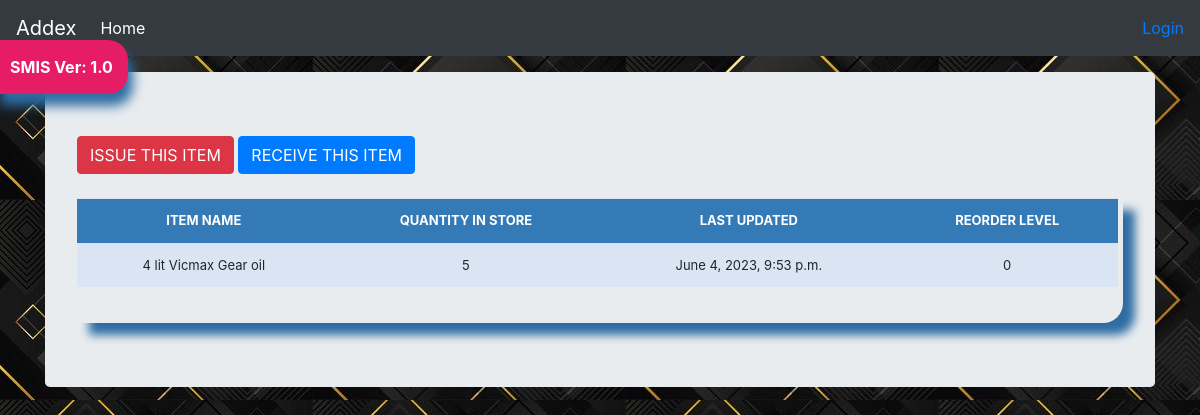
The app's page /stock_detail/15/ with its own data.
### Addex/models.py (models this page shows, shortened)
class Stock(models.Model):
	category = models.ForeignKey(Category, on_delete=models.CASCADE, blank=True)
	item_name = models.CharField(max_length=50, blank=True, null=True)
	quantity = models.IntegerField(default='0', blank=False, null=True)
	receive_quantity = models.IntegerField(default='0', blank=True, null=True)
	receive_by = models.CharField(max_length=50, blank=True, null=True)
	issue_quantity = models.IntegerField(default='0', blank=True, null=True)
	issue_by = models.CharField(max_length=50, blank=True, null=True)
	issue_to = models.CharField(max_length=50, blank=True, null=True)
	phone_number = models.CharField(max_length=50, blank=True, null=True)
	created_by = models.CharField(max_length=50, blank=True, null=True)
	reorder_level = models.IntegerField(default='0', blank=True, null=True)
	last_updated = models.DateTimeField(auto_now_add=False, auto_now=True)
	timestamp = models.DateTimeField(auto_now_add=True, auto_now=False)

### Addex/views.py (the view)
# urls.py: path('stock_detail/<str:pk>/', views.stock_detail, name="stock_detail"),
def stock_detail(request, pk):
	queryset = Stock.objects.get(id=pk)
	context = {
		"queryset": queryset,
	}
	return render(request, "stock_detail.html", context)

### Addex/templates/stock_detail.html (shortened to what this page needs)
{% load static %}
{% load crispy_forms_tags %}
<!DOCTYPE html>
<html lang="en">
  <head>
<link href="{% static 'css/stylesheet.css' %}" rel="stylesheet">
<link href="{% static 'css/bootstrap.min.css' %}" rel="stylesheet">
    <link href="{% static 'css/navbar-top-fixed.css' %}"" rel="stylesheet">
  </head>
  <body>
     {% include 'navbar.html' %}
<main role="main" class="container">
  <div class="jumbotron">
    <a href="{% url 'issue_items' queryset.id %}"><div class='btn btn-danger'>ISSUE THIS ITEM</div></a>
    <a href="{% url 'receive_items' queryset.id %}"><div class='btn btn-primary'>RECEIVE THIS ITEM</div></a>
        <br><br>
        <div class="display_table">
          <table class='table'>
                  <tr>
                    <th>ITEM NAME</th>
                    <th>QUANTITY IN STORE</th>
                    <th>LAST UPDATED</th>
                    <th>REORDER LEVEL</th>
                  </tr>
                  <tr>
                    <td>{{queryset.item_name}}</td>
                    <td>{{queryset.quantity}}</td>
                    <td>{{queryset.last_updated}}</td>
                    <td>{{queryset.reorder_level}}</td>
                  </tr>
          </table>
        </div>
  </div>
</main>
      </body>
</html>

### Addex/static/css/stylesheet.css (style rules this page uses)
body { background-color: #ff6347; background-image: url("../img/bgi.jpeg"); }
.table { font-size: 13px; text-align: center; width: 95%; margin: auto; }
.table tr:nth-child(odd) { background: #B8CAE4 }
.table tr:nth-child(even) { background: #dae5f4 }
th { background-color: #337ab7; color: white; }
.display_table { border-bottom-right-radius: 20px; padding-right: 5px; padding-bottom: 20px; box-shadow: 12px 12px 10px #2e6da4; }

### Addex/static/css/navbar-top-fixed.css (style rules this page uses)
body { min-height: 75rem; padding-top: 4.5rem; }

### records on screen
Stock: item_name "4 lit Vicmax Gear oil", quantity "5", last_updated "June 4, 2023, 9:53 p.m.", reorder_level "0"
